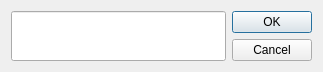
<?xml version="1.0" encoding="UTF-8"?>
<ui version="4.0">
 <class>single_input</class>
 <widget class="QDialog" name="single_input">
  <property name="geometry">
   <rect>
    <x>0</x>
    <y>0</y>
    <width>323</width>
    <height>70</height>
   </rect>
  </property>
  <property name="sizePolicy">
   <sizepolicy hsizetype="Preferred" vsizetype="MinimumExpanding">
    <horstretch>0</horstretch>
    <verstretch>0</verstretch>
   </sizepolicy>
  </property>
  <property name="windowTitle">
   <string>请输入题目数量</string>
  </property>
  <property name="windowIcon">
   <iconset>
    <normaloff>shinnku.ico</normaloff>shinnku.ico</iconset>
  </property>
  <property name="sizeGripEnabled">
   <bool>false</bool>
  </property>
  <layout class="QGridLayout" name="gridLayout">
   <item row="0" column="0">
    <widget class="QLineEdit" name="lineEdit">
     <property name="sizePolicy">
      <sizepolicy hsizetype="Expanding" vsizetype="Minimum">
       <horstretch>0</horstretch>
       <verstretch>0</verstretch>
      </sizepolicy>
     </property>
    </widget>
   </item>
   <item row="0" column="1">
    <widget class="QDialogButtonBox" name="buttonBox">
     <property name="orientation">
      <enum>Qt::Vertical</enum>
     </property>
     <property name="standardButtons">
      <set>QDialogButtonBox::Cancel|QDialogButtonBox::Ok</set>
     </property>
    </widget>
   </item>
  </layout>
 </widget>
 <resources/>
 <connections>
  <connection>
   <sender>buttonBox</sender>
   <signal>accepted()</signal>
   <receiver>single_input</receiver>
   <slot>accept()</slot>
   <hints>
    <hint type="sourcelabel">
     <x>248</x>
     <y>254</y>
    </hint>
    <hint type="destinationlabel">
     <x>157</x>
     <y>274</y>
    </hint>
   </hints>
  </connection>
  <connection>
   <sender>buttonBox</sender>
   <signal>rejected()</signal>
   <receiver>single_input</receiver>
   <slot>reject()</slot>
   <hints>
    <hint type="sourcelabel">
     <x>316</x>
     <y>260</y>
    </hint>
    <hint type="destinationlabel">
     <x>286</x>
     <y>274</y>
    </hint>
   </hints>
  </connection>
 </connections>
</ui>
